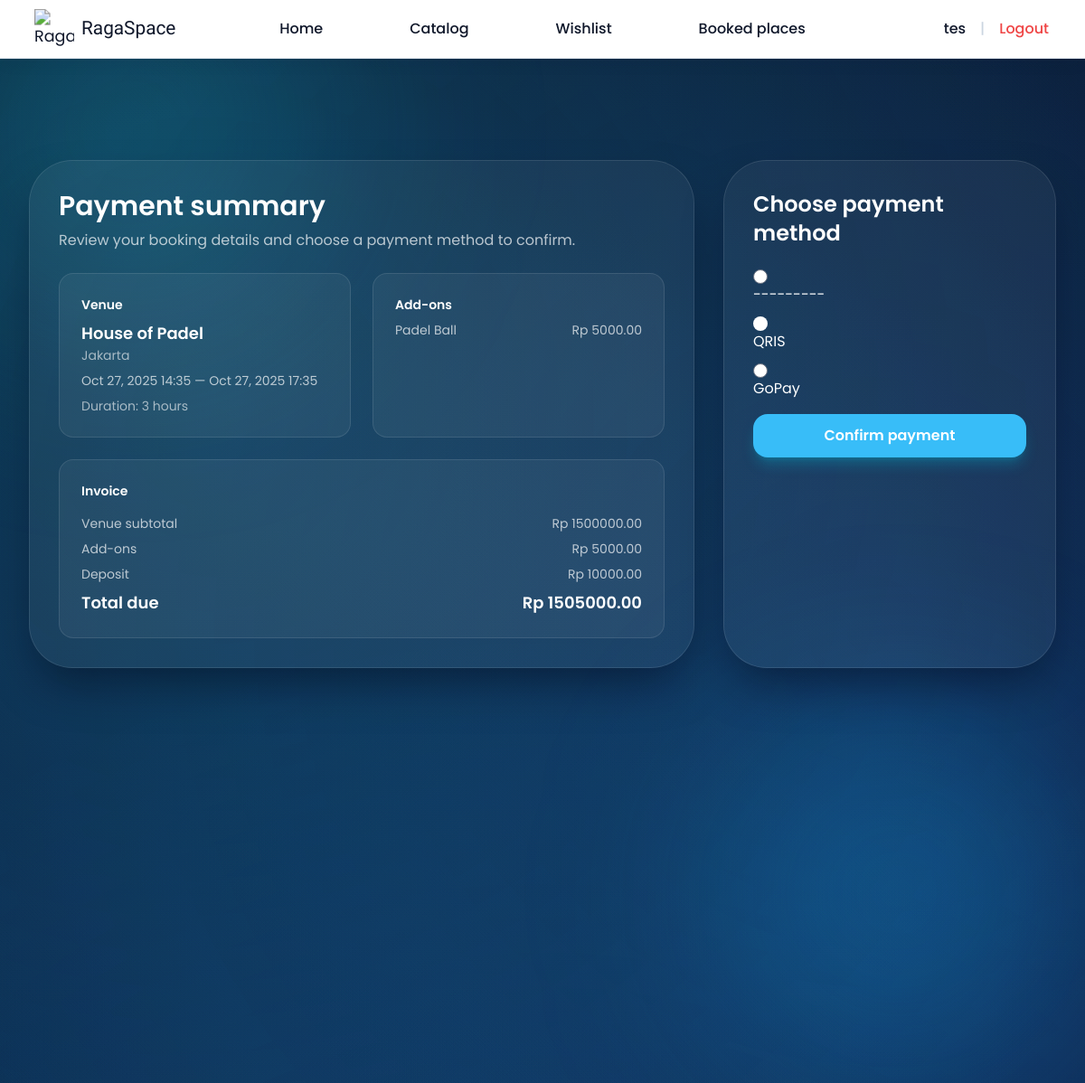
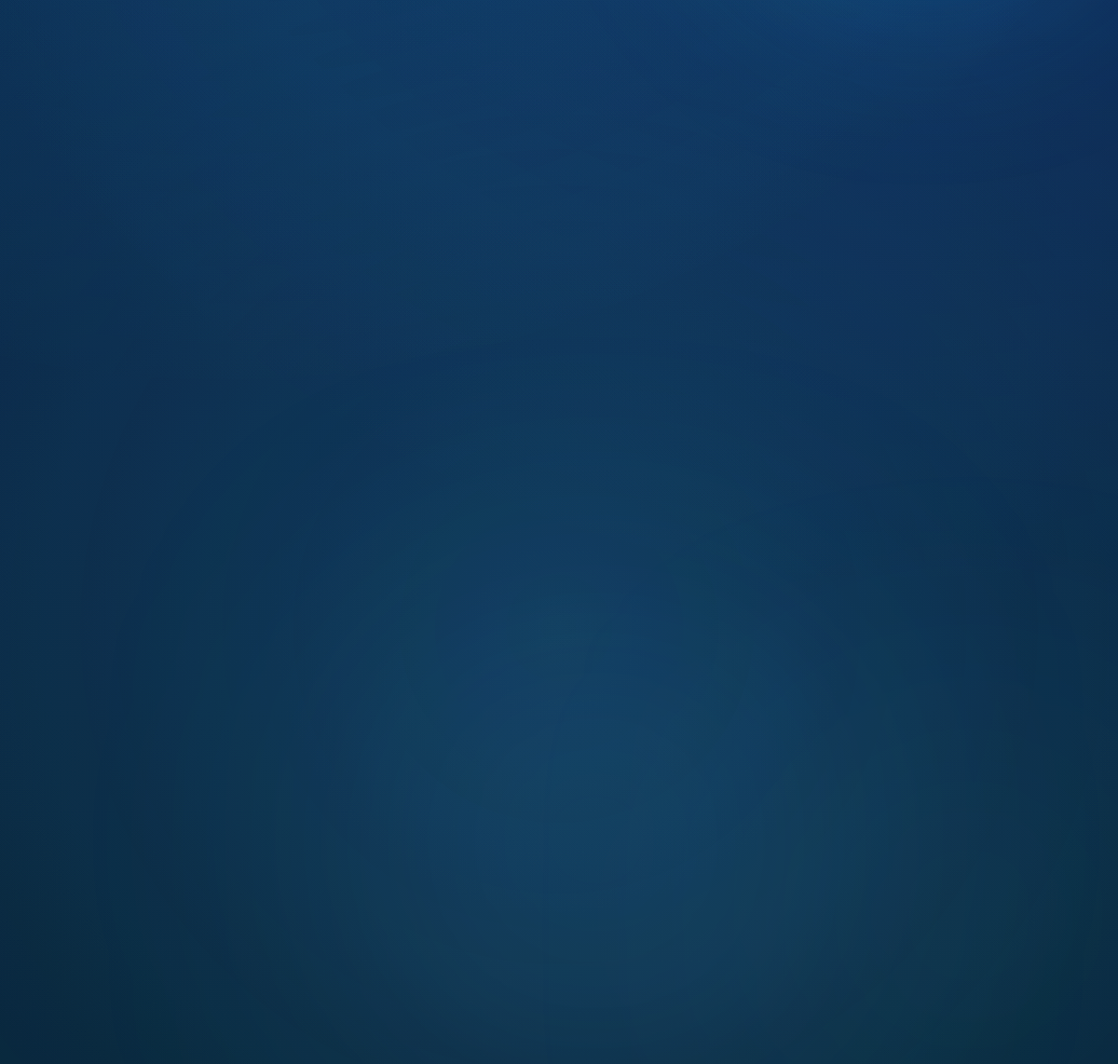
Page /bookings/7/payment/ (signed in) on the committed database (2 pictures, top to bottom).
### rent/models.py (models this page shows, shortened)
class Booking(models.Model):
    STATUS_PENDING = "pending"
    STATUS_ACTIVE = "active"
    STATUS_CONFIRMED = "confirmed"
    STATUS_COMPLETED = "completed"
    STATUS_CANCELLED = "cancelled"
    STATUS_CHOICES = [
        (STATUS_PENDING, "Pending approval"),
        (STATUS_ACTIVE, "Reserved"),
        (STATUS_CONFIRMED, "Confirmed"),
        (STATUS_COMPLETED, "Completed"),
        (STATUS_CANCELLED, "Cancelled"),
    ]
    ACTIVE_STATUSES = (STATUS_PENDING, STATUS_ACTIVE, STATUS_CONFIRMED)
    user = models.ForeignKey(settings.AUTH_USER_MODEL, on_delete=models.CASCADE, related_name="bookings")
    venue = models.ForeignKey(Venue, on_delete=models.CASCADE, related_name="bookings")
    start_datetime = models.DateTimeField()
    end_datetime = models.DateTimeField()
    addons = models.ManyToManyField("add_on.AddOn", related_name="bookings", blank=True)
    notes = models.TextField(blank=True)
    status = models.CharField(max_length=20, choices=STATUS_CHOICES, default=STATUS_PENDING)
    approved_at = models.DateTimeField(null=True, blank=True)
    approved_by = models.ForeignKey(
        settings.AUTH_USER_MODEL,
        null=True,
        blank=True,
        on_delete=models.SET_NULL,
        related_name="approved_bookings",
    )
    created_at = models.DateTimeField(auto_now_add=True)
    updated_at = models.DateTimeField(auto_now=True)
    class Meta:
        ordering = ["-start_datetime"]
    @property
    def duration_hours(self) -> int:
        delta = self.end_datetime - self.start_datetime
        return int(delta.total_seconds() // 3600)
    @property
    def addons_total(self) -> Decimal:
        return sum((addon.price for addon in self.addons.all()), Decimal("0"))
    @property
    def base_cost(self) -> Decimal:
        return self.venue.hourly_total(self.duration_hours)
    @property
    def total_cost(self) -> Decimal:
        return self.base_cost + self.addons_total
    def ensure_payment(self) -> "Payment":
        from uuid import uuid4
        payment, created = Payment.objects.get_or_create(
            booking=self,
            defaults={
                "method": "qris",
                "status": "waiting",
                "total_amount": self.total_cost,
                "deposit_amount": Decimal("10000"),
                "reference_code": uuid4().hex[:12].upper(),
            },
        )
        if not created and payment.total_amount != self.total_cost:
            payment.total_amount = self.total_cost
            payment.save(update_fields=["total_amount", "updated_at"])
        return payment

class Payment(models.Model):
    METHOD_CHOICES = [
        ("qris", "QRIS"),
        ("gopay", "GoPay"),
    ]
    STATUS_CHOICES = [
        ("waiting", "Waiting for confirmation"),
        ("confirmed", "Confirmed"),
        ("completed", "Completed"),
    ]
    booking = models.OneToOneField(Booking, on_delete=models.CASCADE, related_name="payment")
    method = models.CharField(max_length=20, choices=METHOD_CHOICES)
    status = models.CharField(max_length=20, choices=STATUS_CHOICES, default="waiting")
    total_amount = models.DecimalField(max_digits=12, decimal_places=2)
    deposit_amount = models.DecimalField(max_digits=12, decimal_places=2, default=Decimal("10000"))
    reference_code = models.CharField(max_length=100, unique=True)
    created_at = models.DateTimeField(auto_now_add=True)
    updated_at = models.DateTimeField(auto_now=True)
    class Meta:
        ordering = ["-created_at"]

### manajemen_lapangan/models.py (models this page shows, shortened)
class TimestampedModel(models.Model):
    created_at = models.DateTimeField(auto_now_add=True)
    updated_at = models.DateTimeField(auto_now=True)
    class Meta:
        abstract = True

class Venue(TimestampedModel):
    category = models.ForeignKey(Category, on_delete=models.PROTECT, related_name="venues")
    name = models.CharField(max_length=150)
    slug = models.SlugField(max_length=170, unique=True)
    description = models.TextField()
    location = models.CharField(max_length=150)
    city = models.CharField(max_length=100)
    address = models.TextField(blank=True)
    price_per_hour = models.DecimalField(max_digits=10, decimal_places=2)
    capacity = models.PositiveIntegerField(default=1)
    facilities = models.TextField(help_text="Comma separated facilities list.")
    image_url = models.URLField(blank=True)
    available_start_time = models.TimeField(default=time(7, 0))
    available_end_time = models.TimeField(default=time(22, 0))
    class Meta:
        ordering = ["name"]
    def hourly_total(self, hours: int) -> Decimal:
        return self.price_per_hour * Decimal(hours)

### add_on/models.py (models this page shows, shortened)
class AddOn(models.Model):
    venue = models.ForeignKey(
        "manajemen_lapangan.Venue",
        on_delete=models.CASCADE,
        related_name="addons",
    )
    name = models.CharField(max_length=120)
    description = models.TextField(blank=True)
    price = models.DecimalField(max_digits=9, decimal_places=2)
    created_at = models.DateTimeField(auto_now_add=True)
    updated_at = models.DateTimeField(auto_now=True)
    class Meta:
        ordering = ["name"]

### rent/views.py (the view, shortened to what this page needs)
# urls.py: path("bookings/<int:pk>/payment/", BookingPaymentView.as_view(), name="payment"),
class BookingPaymentView(LoginRequiredMixin, View):
    template_name = "rent/booking_payment.html"
    def _get_booking(self, request: HttpRequest, pk: int) -> Booking:
        booking = get_object_or_404(
            Booking.objects.select_related("venue", "payment").prefetch_related("addons"), pk=pk, user=request.user
        )
        booking.ensure_payment()
        return booking
    def get(self, request: HttpRequest, pk: int) -> HttpResponse:
        booking = self._get_booking(request, pk)
        if booking.status == Booking.STATUS_PENDING:
            messages.error(request, "This booking still requires admin approval before payment.")
            return redirect("wishlist")
        if booking.status in {Booking.STATUS_CANCELLED, Booking.STATUS_COMPLETED}:
            messages.error(request, "This booking can no longer be paid.")
            return redirect("booked-places")
        form = PaymentForm(instance=booking.payment)
        return render(request, self.template_name, {"booking": booking, "form": form})

### rent/templates/rent/booking_payment.html (shortened to what this page needs)
{% extends 'base.html' %}
{% block content %}
<section class="grid gap-8 lg:grid-cols-[2fr,1fr]">
  <div class="rounded-[3rem] border border-white/10 bg-white/5 p-8 shadow-2xl shadow-slate-950/50 backdrop-blur-2xl">
    <h1 class="text-3xl font-semibold text-white">Payment summary</h1>
    <p class="mt-2 text-white/70">Review your booking details and choose a payment method to confirm.</p>
    <div class="mt-6 grid gap-6 md:grid-cols-2">
      <div class="rounded-2xl border border-white/10 bg-white/5 p-6">
        <h2 class="text-sm font-semibold text-white">Venue</h2>
        <p class="mt-2 text-lg font-semibold text-white">{{ booking.venue.name }}</p>
        <p class="text-sm text-white/60">{{ booking.venue.city }}</p>
        <p class="mt-2 text-sm text-white/70">{{ booking.start_datetime|date:'M d, Y H:i' }} — {{ booking.end_datetime|date:'M d, Y H:i' }}</p>
        <p class="mt-2 text-sm text-white/60">Duration: {{ booking.duration_hours }} hours</p>
      </div>
      <div class="rounded-2xl border border-white/10 bg-white/5 p-6">
        <h2 class="text-sm font-semibold text-white">Add-ons</h2>
        <ul class="mt-2 space-y-2 text-sm text-white/70">
          {% for addon in booking.addons.all %}
          <li class="flex justify-between"><span>{{ addon.name }}</span><span>Rp {{ addon.price }}</span></li>
          {% empty %}
          <li>No add-ons selected.</li>
          {% endfor %}
        </ul>
      </div>
    </div>
    <div class="mt-6 rounded-2xl border border-white/10 bg-white/5 p-6">
      <h2 class="text-sm font-semibold text-white">Invoice</h2>
      <dl class="mt-4 space-y-2 text-sm text-white/70">
        <div class="flex justify-between"><dt>Venue subtotal</dt><dd>Rp {{ booking.base_cost }}</dd></div>
        <div class="flex justify-between"><dt>Add-ons</dt><dd>Rp {{ booking.addons_total }}</dd></div>
        <div class="flex justify-between"><dt>Deposit</dt><dd>Rp {{ booking.payment.deposit_amount }}</dd></div>
        <div class="flex justify-between text-lg font-semibold text-white"><dt>Total due</dt><dd>Rp {{ booking.payment.total_amount }}</dd></div>
      </dl>
    </div>
  </div>
  <div class="rounded-[3rem] border border-white/10 bg-white/5 p-8 shadow-2xl shadow-slate-950/50 backdrop-blur-2xl">
    <h2 class="text-2xl font-semibold text-white">Choose payment method</h2>
    <form method="post" class="mt-6 space-y-4">
      <div>
        {{ form.method }}
      </div>
      <button type="submit" class="w-full rounded-2xl bg-primary px-5 py-3 text-base font-semibold text-white shadow-lg shadow-cyan-500/30 transition hover:bg-primary/80">Confirm payment</button>
    </form>
  </div>
</section>
{% endblock %}

### templates/base.html (shortened to what this page needs)
{% load static %}
<!DOCTYPE html>
<html lang="en">
  <head>
    <script src="https://cdn.tailwindcss.com?plugins=forms,typography,aspect-ratio"></script>
    <link rel="stylesheet" href="{% static 'css/forms.css' %}" />
    <link rel="stylesheet" href="{% static 'css/ragaspace.css' %}" />
  </head>
  <body style="position:relative;padding-bottom:20rem" class="min-h-screen bg-gradient-to-br from-slate-950 via-slate-900 to-slate-950 font-sans text-slate-100 {% block body_class %}{% endblock %}">
    <div class="fixed inset-0 -z-10 overflow-hidden">
  <div class="absolute inset-0 bg-gradient-to-b from-[#0a192f] via-[#0b2348] to-[#082032]"></div>
  <div class="absolute -top-20 -left-20 h-[28rem] w-[28rem] rounded-full bg-cyan-400/20 blur-[120px]"></div>
  <div class="absolute top-1/3 right-0 h-[26rem] w-[26rem] rounded-full bg-sky-500/25 blur-[100px]"></div>
  <div class="absolute bottom-0 left-1/3 h-[30rem] w-[30rem] rounded-full bg-blue-400/15 blur-[140px]"></div>
  <div class="absolute bottom-0 right-0 h-[20rem] w-[20rem] rounded-full bg-cyan-300/10 blur-[160px]"></div>
</div>
    {% block navbar %}
    <header class="sticky top-0 z-40 w-full border-b border-slate-200 bg-white text-slate-900 shadow-lg shadow-slate-900/5" data-animate>
      <nav class="flex w-full items-center px-4 py-3 sm:px-6 lg:px-10">
        <div class="flex flex-1 items-center justify-start">
          <a href="{% url 'home' %}" class="flex items-center justify-center">
            <img src="https://blogger.googleusercontent.com/img/b/R29vZ2xl/AVvXsEgeV4Qyp82p5rnziDdyVVrgMupxo1jWOGGMHdAMAWP3xjP0kZMc9F9fbiyGDTKRgzSgxv1dLhzvF2ZmlQf7b1QNzsAzof7KiV6_ycJ8uDQXwB0z3jiaC7B8h8e5gAPTWxC2arx9kyr6WIIqv0PfKgT6nULG0HTaXymh4tnva8oJvrJ-hHvnx1pp3teX7Vw/s320/ragaspace_logo_black.PNG" style="transform:scale(1.1)" alt="RagaSpace logo" class="h-10 w-10 object-contain" />
              <p style="margin-left:10px;font-family: 'Lilita One', sans-serif;font-size:1.3rem">RagaSpace</p>
          </a>
        </div>
        <div id="primary-navigation" class="hidden flex-1 items-center justify-center gap-24 text-base font-medium md:flex">
          <a href="{% url 'home' %}" class="font-medium text-slate-900 transition hover:text-[#1B89AE]">Home</a>
          {% if request.user.is_staff %}
          <a href="{% url 'admin-dashboard' %}" class="font-medium text-slate-900 transition hover:text-[#1B89AE]" style="text-wrap:nowrap">Admin workspace</a>
          <a href="{% url 'admin-bookings' %}" style="text-wrap:nowrap" class="font-medium text-slate-900 transition hover:text-[#1B89AE]">Booking approvals</a>
          <a
            href="{% url 'admin-venues' %}?show=create"
            data-modal-target="venue-create-modal"
            style="text-wrap:nowrap"
            class="rounded-xl bg-slate-900 px-4 py-2 text-sm font-semibold text-white transition hover:bg-slate-800"
            >Add venue</a
          >
          {% else %}
           <a href="{% url 'catalog' %}" class="font-medium text-slate-900 transition hover:text-[#1B89AE]">Catalog</a>
          <a href="{% url 'wishlist' %}" class="font-medium text-slate-900 transition hover:text-[#1B89AE]">Wishlist</a>
          <a href="{% url 'booked-places' %}" class="font-medium text-slate-900 transition hover:text-[#1B89AE]" style="text-wrap:nowrap">Booked places</a>
          {% endif %}
        </div>
        <div class="hidden flex-1 items-center justify-end gap-4 text-base font-medium md:flex">
          {% if user.is_authenticated %}
          <span class="text-base font-medium text-slate-900">{{ request.user.username }}</span>
          <span aria-hidden="true" class="text-slate-300">|</span>
          <a href="{% url 'authentication:logout' %}" class="font-medium text-red-500 transition hover:text-red-600">Logout</a>
          {% else %}
          <a href="{% url 'authentication:login' %}" class="font-medium text-slate-900 transition hover:text-[#1B89AE]">Login</a>
          <a href="{% url 'authentication:register' %}" class="rounded-xl bg-[#1B89AE] px-4 py-2 text-sm font-semibold text-white transition hover:bg-[#15647F]">Register</a>
          {% endif %}
        </div>
      </nav>
    </header>
    {% endblock %}
    <div class="{% block page_shell_class %}relative mx-auto flex min-h-screen w-full max-w-7xl flex-col px-4 pb-6 pt-20 sm:px-8 lg:pt-28{% endblock %}" data-page-shell>
      <main class="{% block main_class %}flex-1{% endblock %}">
        {% block content %}{% endblock %}
      </main>
    </div>
  </body>
</html>

### rows in the picture
Booking: venue.name "House of Padel", venue.city "Jakarta", start_datetime "Oct 27, 2025 14:35", end_datetime "Oct 27, 2025 17:35", duration_hours "3", base_cost "1500000.00", addons_total "5000.00", payment.deposit_amount "10000.00", payment.total_amount "1505000.00"
AddOn: name "Padel Ball", price "5000.00"
Payment: method "☐ --------- ☑ QRIS ☐ GoPay"

### other values in the picture
{{ request.user.username }} "tes"
